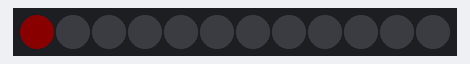
The sketch below on a simulated Arduino Uno, built with avr-gcc and run on an emulated ATmega328P. Shown: 12 RGB LEDs in strip order, left to right. Dim RGB values are drawn brighter than linear.

Above: at 0.1 s.
At 0.6 s:
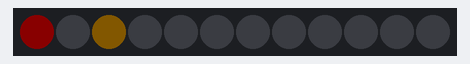
At 1.1 s:
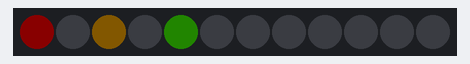
At 1.6 s:
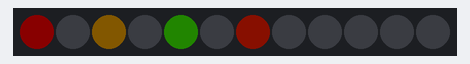
At 2.1 s:
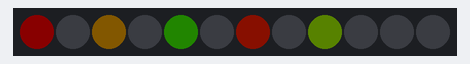
At 2.6 s:
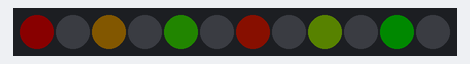

Measured:
- what the display in image 1 shows lasts 0.5 s, from 0.5 s to 1.0 s

The sketch:

simple_snake.ino
```cpp
#include <Adafruit_NeoPixel.h>

#define PIN 3	 // input pin Neopixel is attached to

#define NUMPIXELS      12 // number of neopixels in strip

Adafruit_NeoPixel pixels = Adafruit_NeoPixel(NUMPIXELS, PIN, NEO_GRB + NEO_KHZ800);

int delayval = 500; // timing delay in milliseconds


void setup() {
  // Initialize the NeoPixel library.
  pixels.begin();
  pixels.setBrightness(10);
}

void loop() {


  for (int i=0; i <= NUMPIXELS + 4; i=i+2) {
    if (i % 2 ==0 )
    pixels.setPixelColor(i, pixels.Color(255-i*50, i*50, 0));
    pixels.show();

    pixels.setPixelColor(i-5, pixels.Color(0, 0, 0));
    pixels.show();

    delay(delayval);
        digitalWrite(PIN, LOW);
  }
}
```
